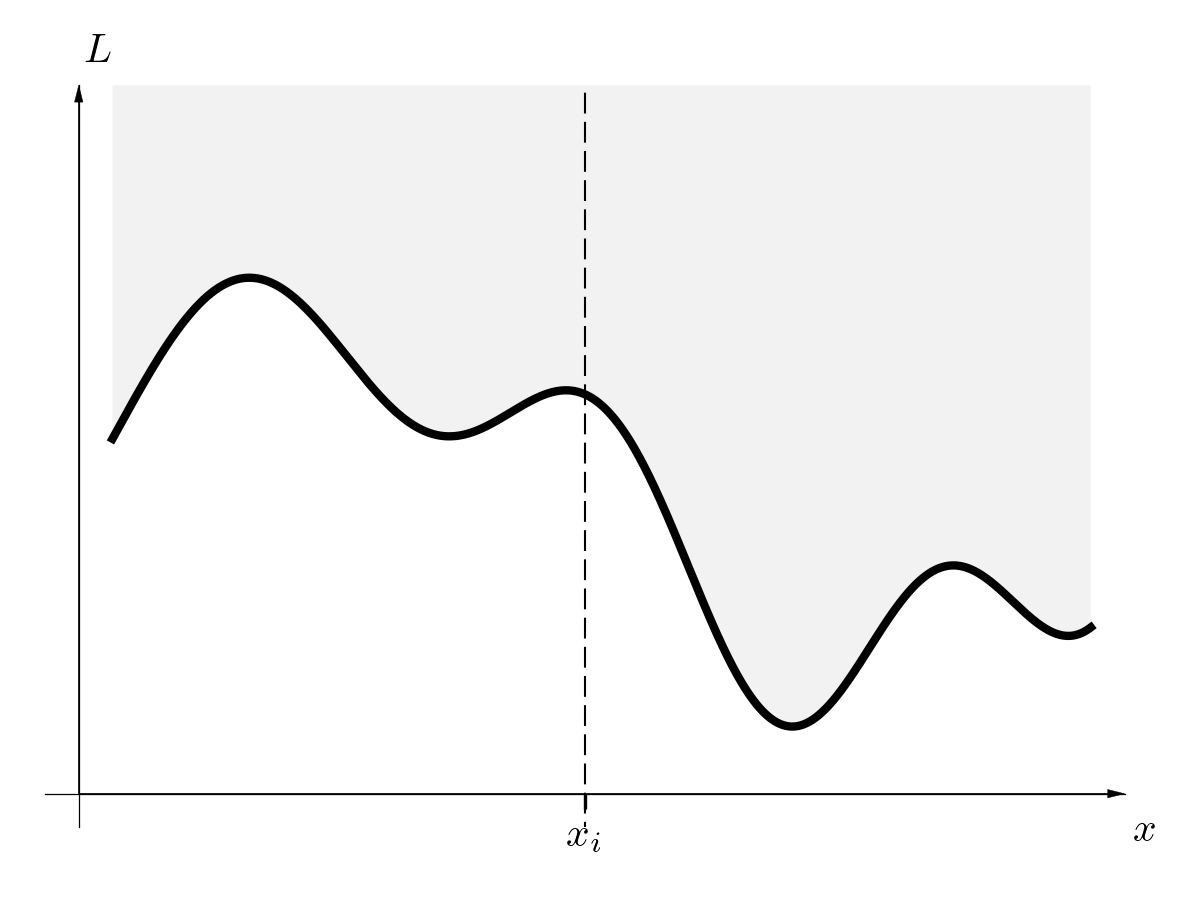

This chart was generated by the following Python code:
import numpy as np
from matplotlib import pyplot as plt
np.random.seed(1)
plt.rc('text', usetex=True)
plt.rc('font', family='serif')


# Collect data
x = np.linspace(0.2, 6, num=1000)
central_point = -0.4*3 + 3.5        # from the simple landscape
y = np.sin(x) + .5*np.sin(2*x**(6/5))
y += central_point - y[500]

# Build figure
fig, ax = plt.subplots(figsize=[4, 3])

# Plot data
ax.plot(x, y, color='black', linewidth=2)
ax.fill_between(x, y, 4.2, facecolor='black', alpha=.05)


# Reduce number of ticks
ax.set_xticks([3])
ax.set_xticklabels([r'$x_i$'])
ax.set_yticks([])

# Adjust limits to hing plot standard
ax.set_xlim(-.2, 6.2)
ax.set_ylim(-.2, 4.2)

# Plot vertical line
ymin, ymax = ax.get_ylim()
ax.axvline(3, ymin, ymax, linestyle='--', linewidth=.5, dashes=[10, 4], color='black')

# Set labels
ax.set_xlabel('$x$')
ax.set_ylabel('$L$', rotation=0)

# Eliminate upper and right axes
ax.spines['right'].set_color('none')
ax.spines['top'].set_color('none')

# Thicker axes
ax.spines['left'].set_linewidth(0.3)
ax.spines['bottom'].set_linewidth(0.3)

# Move left y-axis and bottom x-axis to centre, passing through (0,0)
ax.spines['left'].set_position('zero')
ax.spines['bottom'].set_position('zero')

# Adjust positions of ax labels
ax.xaxis.set_label_coords(1.02, .02)
ax.yaxis.set_label_coords(.05, 1.02)

# Add head arrows to axes
xmin, xmax = ax.get_xlim()
ymin, ymax = ax.get_ylim()
ax.arrow(0, 0, 0, ymax-.1, head_width=.05, head_length=.1, linewidth=.1, color='black')
ax.arrow(0, 0, xmax-.1, 0, head_width=.05, head_length=.1, linewidth=.1, color='black')

# Make equal aspect
ax.set_aspect('equal')
plt.tight_layout()
name, ext = __file__.split('.')
plt.savefig(f'{name}.png', dpi=300)
